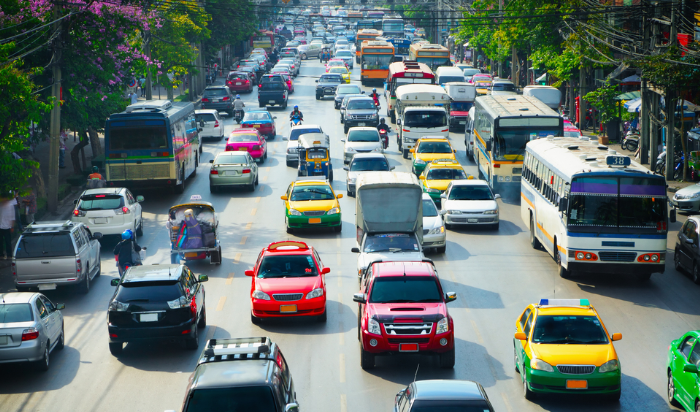
#> input picture cars.png, 700 x 412 px
$ python FindingContour.py
#> lines starting #> are read from the running program, lines starting #| are printed output that depends on the picture; after the words box and inside, x2 and y2 are one past the last pixel; in counts of white or black regions, pixels touching at a corner belong together
from __future__ import print_function
import cv2 as cv
import numpy as np
import argparse
import random as rng
import datetime
import matplotlib.pyplot as plt

rng.seed(12345)

def thresh_callback(val):
    start=datetime.datetime.now()
    threshold = val

    # Detect edges using Canny
    canny_output = cv.Canny(src_gray, threshold, threshold * 2)

    # Find contours
    contours, hierarchy = cv.findContours(canny_output, cv.RETR_TREE, cv.CHAIN_APPROX_SIMPLE)

    # Draw contours
    drawing = np.zeros((canny_output.shape[0], canny_output.shape[1], 3), dtype=np.uint8)
    for i in range(len(contours)):
        color = (rng.randint(0,256), rng.randint(0,256), rng.randint(0,256))
        cv.drawContours(drawing, contours, i, color, 2, cv.LINE_8, hierarchy, 0)

    # Show in a window
    cv.imshow('Contours', drawing)

    # Added Timing
    end=datetime.datetime.now()
    difference= end-start
    seconds = difference.total_seconds()
    miliseconds = seconds * 1000
    print('the results in seconds = ', seconds)
    print('the results in milisencods', miliseconds)


# Load source image
parser = argparse.ArgumentParser(description='Code for Finding contours in your image tutorial.')
parser.add_argument('--input', help='Path to input image.', default='cars.png')
args = parser.parse_args()

src = cv.imread(cv.samples.findFile(args.input))
#> src is the input picture: shape (412, 700, 3); mean B, G, R 112, 114.3, 100.3
if src is None:
    print('Could not open or find the image:', args.input)
    exit(0)

# Convert image to gray and blur it
src_gray = cv.cvtColor(src, cv.COLOR_BGR2GRAY)
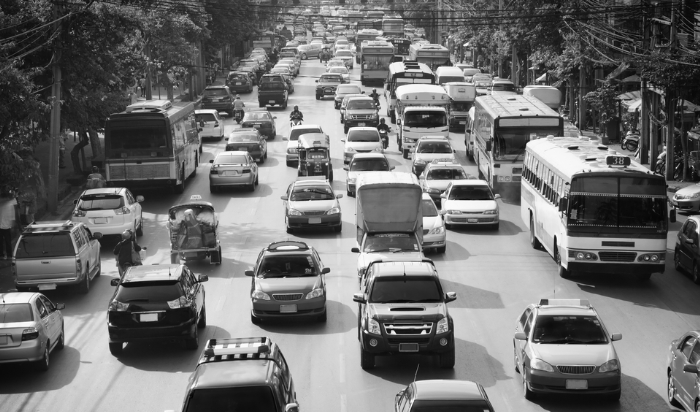
#> src_gray: shape (412, 700); min 2, max 255, mean 109.9
src_gray = cv.blur(src_gray, (3,3))
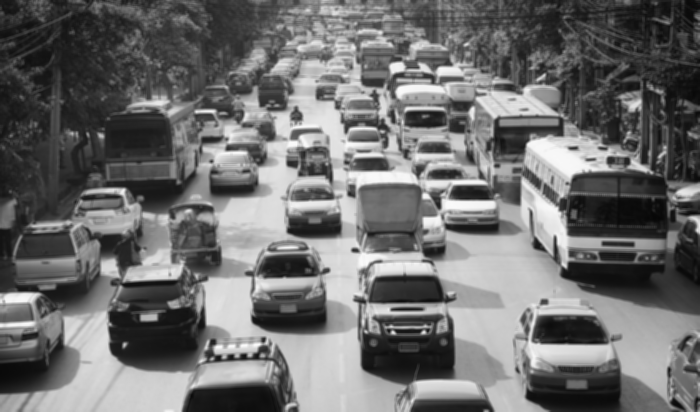
#> src_gray: shape (412, 700); min 7, max 251, mean 109.9


# Create Window
source_window = 'Source'
cv.namedWindow(source_window)
cv.imshow(source_window, src)
max_thresh = 255
thresh = 100 # initial threshold
cv.createTrackbar('Canny Thresh:', source_window, thresh, max_thresh, thresh_callback)
thresh_callback(thresh)
#> in thresh_callback, `canny_output = cv.Canny(src_gray, threshold, threshold * 2)`:
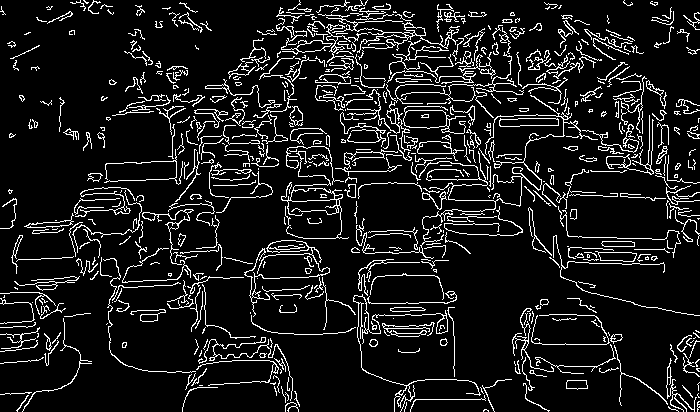
#> canny_output: shape (412, 700); 10.2% white in thin lines or dots
#> in thresh_callback, `contours, hierarchy = cv.findContours(canny_output, cv.RETR_TREE, cv.C..`: contours = 753 contours, 610 with area under 20; largest, box (x1, y1, x2, y2) and area: (403, 106, 466, 134) 742, (403, 110, 447, 129) 685, (281, 151, 349, 239) 564, (244, 240, 330, 317) 479, (290, 188, 335, 202) 452
#> the loop in thresh_callback, `for i in range(len(contours)):` made 753 passes
#> color on passes 1 to 3: (213, 5, 152), (188, 99, 138), (223, 82, 191)
#> after the loop in thresh_callback, `for i in range(len(contours)):`:
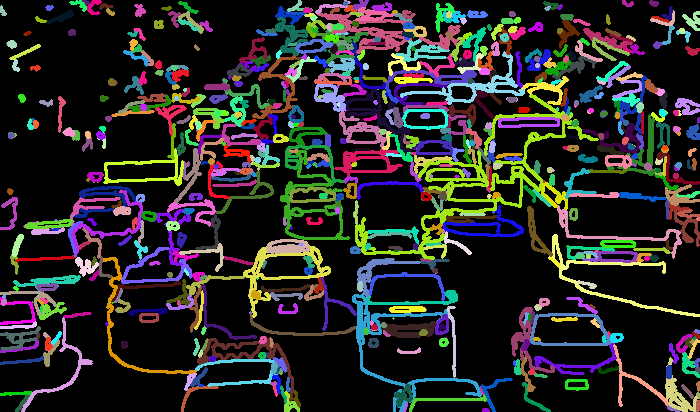
#> drawing: shape (412, 700, 3); mean of channels 0, 1, 2 38.1, 39.8, 40.4; drawn as B, G, R

cv.waitKey()
